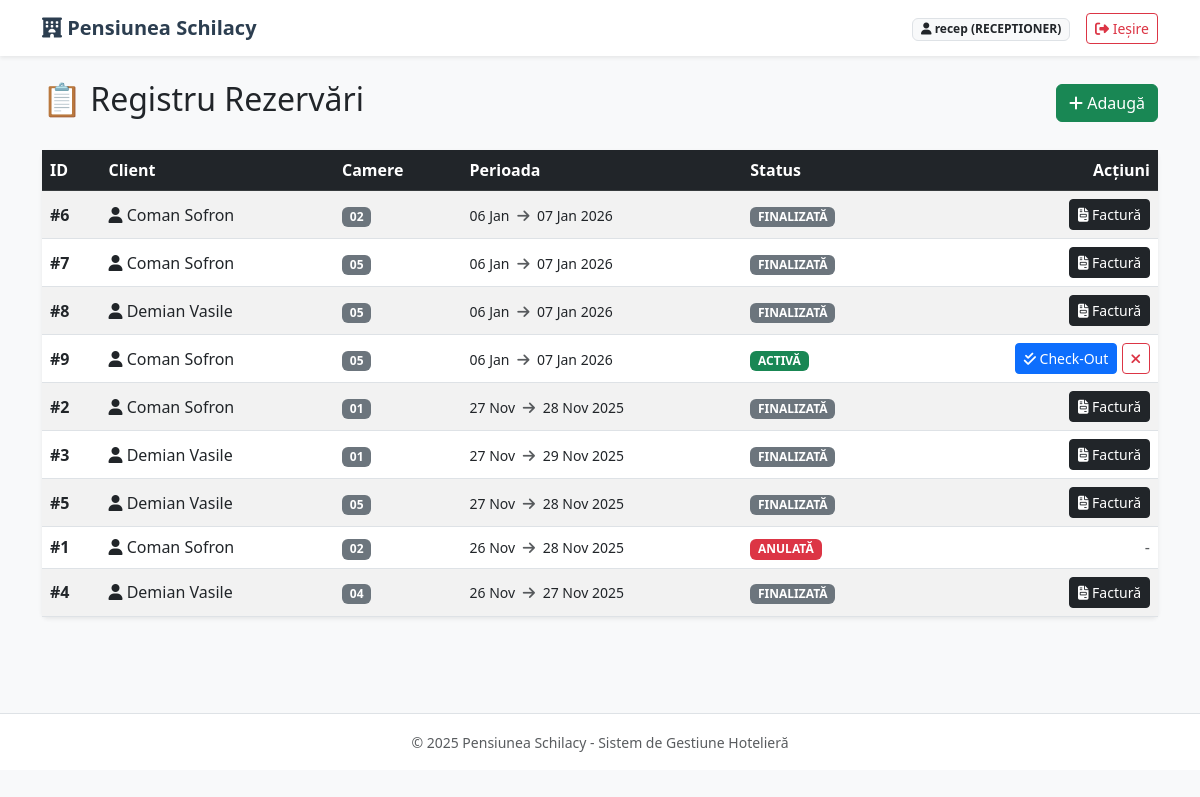
The page /rezervari/ (signed in) on the database its author committed.
### cazare/models.py (models this page shows, shortened)
class Utilizator(AbstractUser):
    ROLE_CHOICES = (
        ('manager', 'Manager'),
        ('receptioner', 'Recepționer'),
    )
    rol = models.CharField(max_length=20, choices=ROLE_CHOICES, default='receptioner')

class Rezervare(models.Model):
    client = models.ForeignKey(Client, on_delete=models.CASCADE)
    camere = models.ManyToManyField(Camera)
    data_check_in = models.DateField()
    data_check_out = models.DateField()
    status = models.CharField(max_length=20, default='activa')

class Client(models.Model):
    nume = models.CharField(max_length=50)
    prenume = models.CharField(max_length=50)
    email = models.EmailField(unique=True)
    telefon = models.CharField(max_length=15)
    def __str__(self):
        return f"{self.nume} {self.prenume}"

class Camera(models.Model):
    STATUS_CHOICES = (
        ('libera', 'Liberă'),
        ('ocupata', 'Ocupată'),
        ('curatenie', 'Curățenie'),
    )
    numar_camera = models.CharField(max_length=10, unique=True)
    etaj = models.IntegerField()
    stare = models.CharField(max_length=20, choices=STATUS_CHOICES, default='libera')
    tip_camera = models.ForeignKey(TipCamera, on_delete=models.CASCADE)

### cazare/views.py (the view)
# urls.py: path('rezervari/', views.lista_rezervari, name='lista_rezervari'),
@login_required
def lista_rezervari(request):
    rezervari = Rezervare.objects.all().order_by('-data_check_in')
    context = {
        'rezervari': rezervari
    }
    return render(request, 'cazare/lista_rezervari.html', context)

### cazare/templates/cazare/lista_rezervari.html
{% extends 'cazare/base.html' %}
{% block content %}
    <div class="d-flex justify-content-between align-items-center mb-4">
        <h2>📋 Registru Rezervări</h2>
        <a href="{% url 'creare_rezervare' %}" class="btn btn-success">
            <i class="fa-solid fa-plus"></i> Adaugă
        </a>
    </div>
    <div class="card shadow-sm">
        <div class="card-body p-0">
            <table class="table table-hover table-striped mb-0 align-middle">
                <thead class="table-dark">
                    <tr>
                        <th>ID</th>
                        <th>Client</th>
                        <th>Camere</th>
                        <th>Perioada</th>
                        <th>Status</th>
                        <th class="text-end">Acțiuni</th>
                    </tr>
                </thead>
                <tbody>
                    {% for rez in rezervari %}
                    <tr>
                        <td><strong>#{{ rez.id }}</strong></td>
                        <td>
                            <i class="fa-solid fa-user"></i> {{ rez.client }}
                        </td>
                        <td>
                            {% for cam in rez.camere.all %}
                                <span class="badge bg-secondary">{{ cam.numar_camera }}</span>
                            {% endfor %}
                        </td>
                        <td>
                            <small>
                                {{ rez.data_check_in|date:"d M" }} <i class="fa-solid fa-arrow-right mx-1 text-muted"></i> {{ rez.data_check_out|date:"d M Y" }}
                            </small>
                        </td>
                        <td>
                            {% if rez.status == 'activa' %}
                                <span class="badge bg-success">ACTIVĂ</span>
                            {% elif rez.status == 'anulata' %}
                                <span class="badge bg-danger">ANULATĂ</span>
                            {% else %}
                                <span class="badge bg-secondary">FINALIZATĂ</span>
                            {% endif %}
                        </td>
                        <td class="text-end">
                            {% if rez.status == 'activa' %}
                                <a href="{% url 'efectueaza_check_out' rez.id %}"
                                   class="btn btn-sm btn-primary"
                                   onclick="return confirm('Confirmi check-out-ul? Se va genera factura.');">
                                   <i class="fa-solid fa-check-double"></i> Check-Out
                                </a>
                                <a href="{% url 'anuleaza_rezervare' rez.id %}"
                                   class="btn btn-sm btn-outline-danger"
                                   onclick="return confirm('Sigur anulezi aceasta rezervare?');">
                                    <i class="fa-solid fa-times"></i>
                                </a>
                            {% elif rez.status == 'finalizata' %}
                                 <a href="{% url 'vizualizare_factura' rez.factura.id %}" class="btn btn-sm btn-dark" target="_blank">
                                    <i class="fa-solid fa-file-invoice"></i> Factură
                                 </a>
                            {% else %}
                                <span class="text-muted">-</span>
                            {% endif %}
                        </td>
                    </tr>
                    {% empty %}
                    <tr>
                        <td colspan="6" class="text-center py-4 text-muted">
                            Nu există rezervări înregistrate.
                        </td>
                    </tr>
                    {% endfor %}
                </tbody>
            </table>
        </div>
    </div>
{% endblock %}

### cazare/templates/cazare/base.html (shortened to what this page needs)
<!DOCTYPE html>
<html lang="ro">
<head>
    <link href="https://cdn.jsdelivr.net/npm/bootstrap@5.3.0/dist/css/bootstrap.min.css" rel="stylesheet">
    <link rel="stylesheet" href="https://cdnjs.cloudflare.com/ajax/libs/font-awesome/6.4.0/css/all.min.css">
</head>
<body>
    <nav class="navbar navbar-expand-lg navbar-light bg-white shadow-sm mb-4">
        <div class="container">
            <a class="navbar-brand" href="{% url 'acasa' %}">
                <i class="fa-solid fa-hotel"></i> Pensiunea Schilacy
            </a>
            <div class="collapse navbar-collapse" id="navbarNav">
                <ul class="navbar-nav ms-auto align-items-center">
                    {% if user.is_authenticated %}
                        <li class="nav-item me-3">
                            <span class="badge bg-light text-dark border">
                                <i class="fa-solid fa-user"></i> {{ user.username }} ({{ user.rol|upper }})
                            </span>
                        </li>
                        <li class="nav-item">
                            <form action="{% url 'logout' %}" method="post" class="d-inline">
                                <button type="submit" class="btn btn-outline-danger btn-sm">
                                    <i class="fa-solid fa-sign-out-alt"></i> Ieșire
                                </button>
                            </form>
                        </li>
                    {% else %}
                        <li class="nav-item">
                            <a href="{% url 'login' %}" class="btn btn-primary btn-sm">Autentificare</a>
                        </li>
                    {% endif %}
                </ul>
            </div>
        </div>
    </nav>
    <div class="container pb-5">
        {% block content %}
        {% endblock %}
    </div>
    <footer class="text-center text-muted mt-5 py-3 border-top bg-white">
        <small>&copy; 2025 Pensiunea Schilacy - Sistem de Gestiune Hotelieră</small>
    </footer>
</body>
</html>

### cazare/templates/cazare/base.html (style rules this page uses)
body { background-color: #f8f9fa; font-family: 'Segoe UI', Tahoma, Geneva, Verdana, sans-serif; }
.navbar-brand { font-weight: bold; color: #2c3e50 !important; }
.card { border: none; box-shadow: 0 4px 8px rgba(0,0,0,0.1); transition: transform 0.2s; }

### rows shown on the page
Utilizator: username "recep", rol "RECEPTIONER"
Rezervare: id "6", client "Coman Sofron", data_check_in "06 Jan", data_check_out "07 Jan 2026", status "FINALIZATĂ"
Camera: numar_camera "02"
Rezervare: id "7", client "Coman Sofron", data_check_in "06 Jan", data_check_out "07 Jan 2026", status "FINALIZATĂ"
Camera: numar_camera "05"
Rezervare: id "8", client "Demian Vasile", data_check_in "06 Jan", data_check_out "07 Jan 2026", status "FINALIZATĂ"
Rezervare: id "9", client "Coman Sofron", data_check_in "06 Jan", data_check_out "07 Jan 2026", status "ACTIVĂ"
Rezervare: id "2", client "Coman Sofron", data_check_in "27 Nov", data_check_out "28 Nov 2025", status "FINALIZATĂ"
Camera: numar_camera "01"
Rezervare: id "3", client "Demian Vasile", data_check_in "27 Nov", data_check_out "29 Nov 2025", status "FINALIZATĂ"
Rezervare: id "5", client "Demian Vasile", data_check_in "27 Nov", data_check_out "28 Nov 2025", status "FINALIZATĂ"
Rezervare: id "1", client "Coman Sofron", data_check_in "26 Nov", data_check_out "28 Nov 2025", status "ANULATĂ"
Rezervare: id "4", client "Demian Vasile", data_check_in "26 Nov", data_check_out "27 Nov 2025", status "FINALIZATĂ"
Camera: numar_camera "04"
